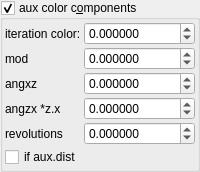
    <widget class="MyGroupBox" name="groupCheck_fold_color_aux_color_enabled">
     <property name="title">
      <string>aux color c&amp;omponents</string>
     </property>
     <property name="checkable">
      <bool>true</bool>
     </property>
     <layout class="QVBoxLayout" name="verticalLayout_11">
      <property name="leftMargin">
       <number>2</number>
      </property>
      <property name="topMargin">
       <number>2</number>
      </property>
      <property name="rightMargin">
       <number>2</number>
      </property>
      <property name="bottomMargin">
       <number>2</number>
      </property>
      <item>
       <layout class="QGridLayout" name="gridLayout_19" columnstretch="0,1">
        <property name="spacing">
         <number>2</number>
        </property>
        <item row="6" column="0">
         <widget class="MyCheckBox" name="checkBox_fold_color_aux_color_enabledA">
          <property name="text">
           <string>if aux.dist</string>
          </property>
         </widget>
        </item>
        <item row="4" column="0">
         <widget class="QLabel" name="label_55">
          <property name="text">
           <string>angzx *z.x</string>
          </property>
         </widget>
        </item>
        <item row="2" column="0">
         <widget class="QLabel" name="label_53">
          <property name="text">
           <string>mod</string>
          </property>
         </widget>
        </item>
        <item row="1" column="0">
         <widget class="QLabel" name="label_54">
          <property name="text">
           <string>iteration color:</string>
          </property>
         </widget>
        </item>
        <item row="1" column="1">
         <widget class="MyDoubleSpinBox" name="spinbox_fold_color_difs1">
          <property name="sizePolicy">
           <sizepolicy hsizetype="Minimum" vsizetype="Maximum">
            <horstretch>0</horstretch>
            <verstretch>0</verstretch>
           </sizepolicy>
          </property>
          <property name="prefix">
           <string/>
          </property>
          <property name="suffix">
           <string/>
          </property>
          <property name="decimals">
           <number>6</number>
          </property>
          <property name="minimum">
           <double>-100.000000000000000</double>
          </property>
          <property name="maximum">
           <double>100.000000000000000</double>
          </property>
          <property name="singleStep">
           <double>0.100000000000000</double>
          </property>
         </widget>
        </item>
        <item row="3" column="0">
         <widget class="QLabel" name="label_56">
          <property name="text">
           <string>angxz</string>
          </property>
         </widget>
        </item>
        <item row="5" column="1">
         <widget class="MyDoubleSpinBox" name="spinbox4_fold_color_difs_0000_w">
          <property name="sizePolicy">
           <sizepolicy hsizetype="Minimum" vsizetype="Maximum">
            <horstretch>0</horstretch>
            <verstretch>0</verstretch>
           </sizepolicy>
          </property>
          <property name="prefix">
           <string/>
          </property>
          <property name="suffix">
           <string/>
          </property>
          <property name="decimals">
           <number>6</number>
          </property>
          <property name="minimum">
           <double>-100.000000000000000</double>
          </property>
          <property name="maximum">
           <double>100.000000000000000</double>
          </property>
          <property name="singleStep">
           <double>0.100000000000000</double>
          </property>
         </widget>
        </item>
        <item row="3" column="1">
         <widget class="MyDoubleSpinBox" name="spinbox4_fold_color_difs_0000_y">
          <property name="sizePolicy">
           <sizepolicy hsizetype="Minimum" vsizetype="Maximum">
            <horstretch>0</horstretch>
            <verstretch>0</verstretch>
           </sizepolicy>
          </property>
          <property name="prefix">
           <string/>
          </property>
          <property name="suffix">
           <string/>
          </property>
          <property name="decimals">
           <number>6</number>
          </property>
          <property name="minimum">
           <double>-100.000000000000000</double>
          </property>
          <property name="maximum">
           <double>100.000000000000000</double>
          </property>
          <property name="singleStep">
           <double>0.100000000000000</double>
          </property>
         </widget>
        </item>
        <item row="4" column="1">
         <widget class="MyDoubleSpinBox" name="spinbox4_fold_color_difs_0000_z">
          <property name="sizePolicy">
           <sizepolicy hsizetype="Minimum" vsizetype="Maximum">
            <horstretch>0</horstretch>
            <verstretch>0</verstretch>
           </sizepolicy>
          </property>
          <property name="prefix">
           <string/>
          </property>
          <property name="suffix">
           <string/>
          </property>
          <property name="decimals">
           <number>6</number>
          </property>
          <property name="minimum">
           <double>-100.000000000000000</double>
          </property>
          <property name="maximum">
           <double>100.000000000000000</double>
          </property>
          <property name="singleStep">
           <double>0.100000000000000</double>
          </property>
         </widget>
        </item>
        <item row="2" column="1">
         <widget class="MyDoubleSpinBox" name="spinbox4_fold_color_difs_0000_x">
          <property name="sizePolicy">
           <sizepolicy hsizetype="Minimum" vsizetype="Maximum">
            <horstretch>0</horstretch>
            <verstretch>0</verstretch>
           </sizepolicy>
          </property>
          <property name="prefix">
           <string/>
          </property>
          <property name="suffix">
           <string/>
          </property>
          <property name="decimals">
           <number>6</number>
          </property>
          <property name="minimum">
           <double>-100.000000000000000</double>
          </property>
          <property name="maximum">
           <double>100.000000000000000</double>
          </property>
          <property name="singleStep">
           <double>0.100000000000000</double>
          </property>
         </widget>
        </item>
        <item row="5" column="0">
         <widget class="QLabel" name="label_57">
          <property name="text">
           <string>revolutions</string>
          </property>
         </widget>
        </item>
       </layout>
      </item>
     </layout>
    </widget>
